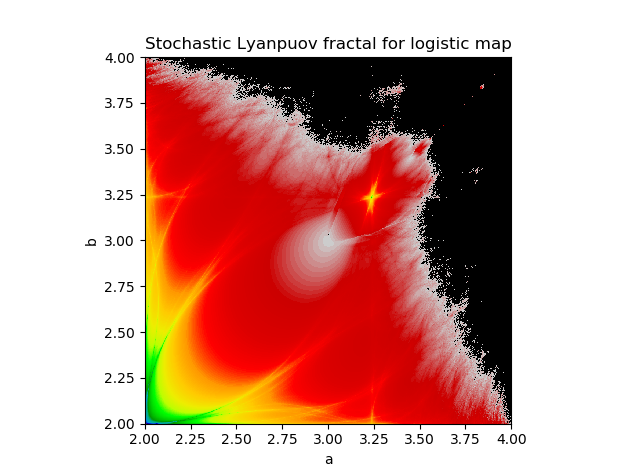

The Python source for this figure:
# -*- coding: utf-8 -*-
"""
Created on Mon Jun  4 14:44:20 2018

@author: Rachel
"""
import matplotlib.pyplot as plt
import numpy as np
from numba import jit
from timeit import default_timer as timer
import random
start = timer()

# PARAMETERS TO CHANGE THE FRACTAL PICTURE GENERATED
a_lb = 2                       # a lower bound
a_ub = 4                       # a upper bound
b_lb = 2                       # b lower bound
b_ub = 4                       # b upper bound

# PARAMETERS REFINING ACCURACY OF FRACTAL PICTURE GENERATED
num_warmups = 1200             # number of "warmups" or throwaway iterations before computing lyapunov exponent
num_lyap_iterations = 200      # number of iterations used to compute the lyapunov exp
steps = 1000                   # steps between b1 and b2 values on axes -- higher it is, the better the picture

random.seed(9001)
# CREATING RANDOM "AB" SEQUENCE WITH A LENGTH OF THE TOTAL NUMBER OF ITERATIONS THAT WILL USE THE SEQUENCE
# 0 IS A, 1 IS B
seqlist = list()    
for i in range(num_lyap_iterations + num_warmups):
    seqlist.append(random.randint(0,1))

# LOGISTIC MAP THAT GIVES US THE NEXT X
@jit
def F(x, b):
    return (b * x) * (1 - x)

# DERIVATIVE OF F -- USED TO COMPUTE THE LYAPUNOV EXPONENT
@jit
def Fprime(x, b):
    return b * (1 - (2 *x))

         
        
 
# RETURNS THE CORRECT B-VALUE BASED ON THE CURRENT ITERATION
@jit
def getseqval(curr_iteration, b1, b2):
    if (seqlist[curr_iteration] == 0):
        return b1
    else:
        return b2

# RETURNS THE LYAPUNOV EXPONENT BASED ON THE SPECIFIED B1 AND B2 VALUES
@jit
def getlyapexponent(time_scale):
    b1, b2 = time_scale
    
    x = .5          # initial value of x
    lyapsum = 0     # initializing lyapunov sum for use later
    
    # do warmups, to discard the early values of the iteration to allow the orbit to settle down
    for i in range(num_warmups):
        x = F(x, getseqval(i, b1, b2))
        
    
    for i in range(num_warmups, num_lyap_iterations + num_warmups):
        #print("i", i)
        lyapsum += np.log( np.abs(Fprime(x, getseqval(i, b1, b2) ) ) )
        # get next x
        x = F(x, getseqval(i, b1, b2))
    
    return (lyapsum / num_lyap_iterations)

# CREATING FRACTAL IMAGE 
a = np.linspace(a_lb, a_ub, steps)   #range of b1 values
b = np.linspace(b_lb, b_ub, steps)   #range of b2 values
aa, bb = np.meshgrid(a, b)
            
fractal_grid = []                                # "grid" containing lyapunov exponents for each point in points
fractal_grid.append(getlyapexponent( (bb, aa) )) 
fractal_grid = np.reshape(fractal_grid, (steps, steps)) # fractal_grid is then reshaped into a grid

lyap_cmap = plt.get_cmap('nipy_spectral')         # creating our own colormap to use "set_over" with    
lyap_cmap.set_over('black')              # any value over vmax is colored black

plt.figure()
plt.title("Stochastic Lyanpuov fractal for logistic map")
plt.xlabel("a")
plt.ylabel("b")
plt.imshow(fractal_grid, cmap = lyap_cmap, vmax = 0, origin = "lower", extent = (a_lb, a_ub, b_lb, b_ub))

end = timer()

print("elapsed time for meshgrid: " + str(end - start))
